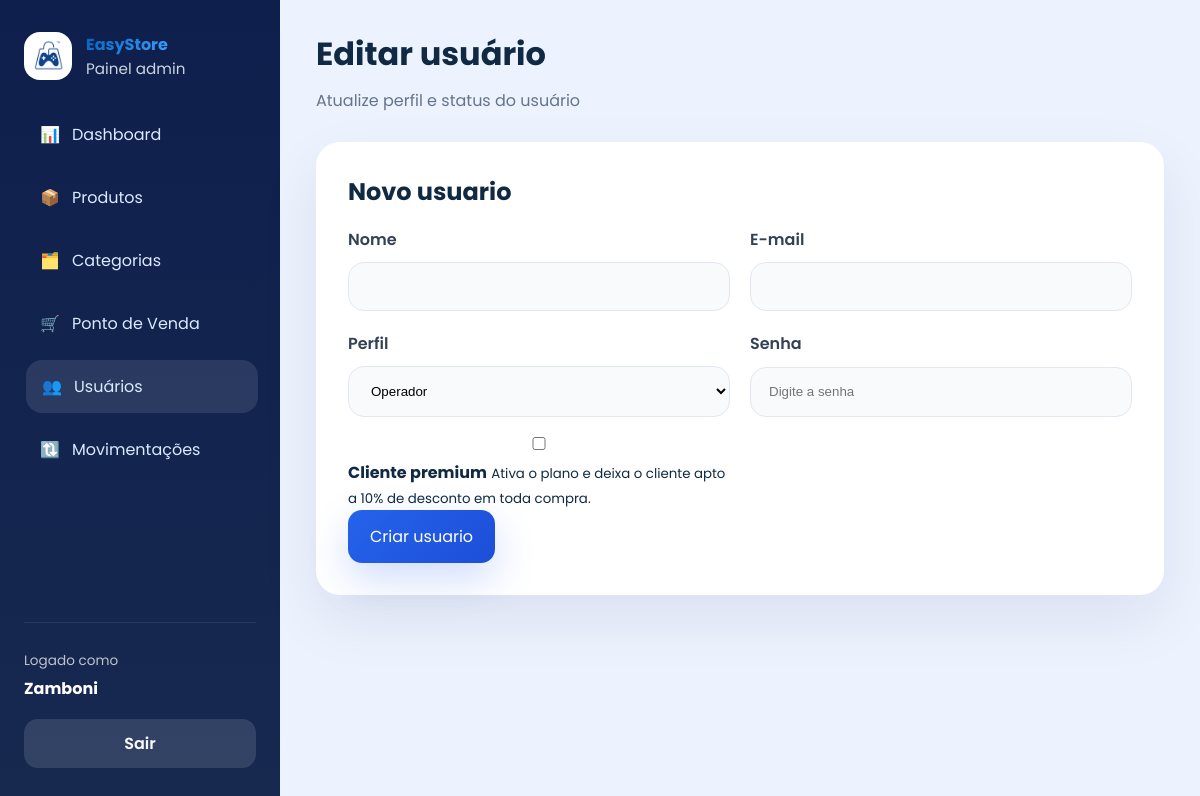
Page /usuarios/7/editar (signed in) on the earlier database version.
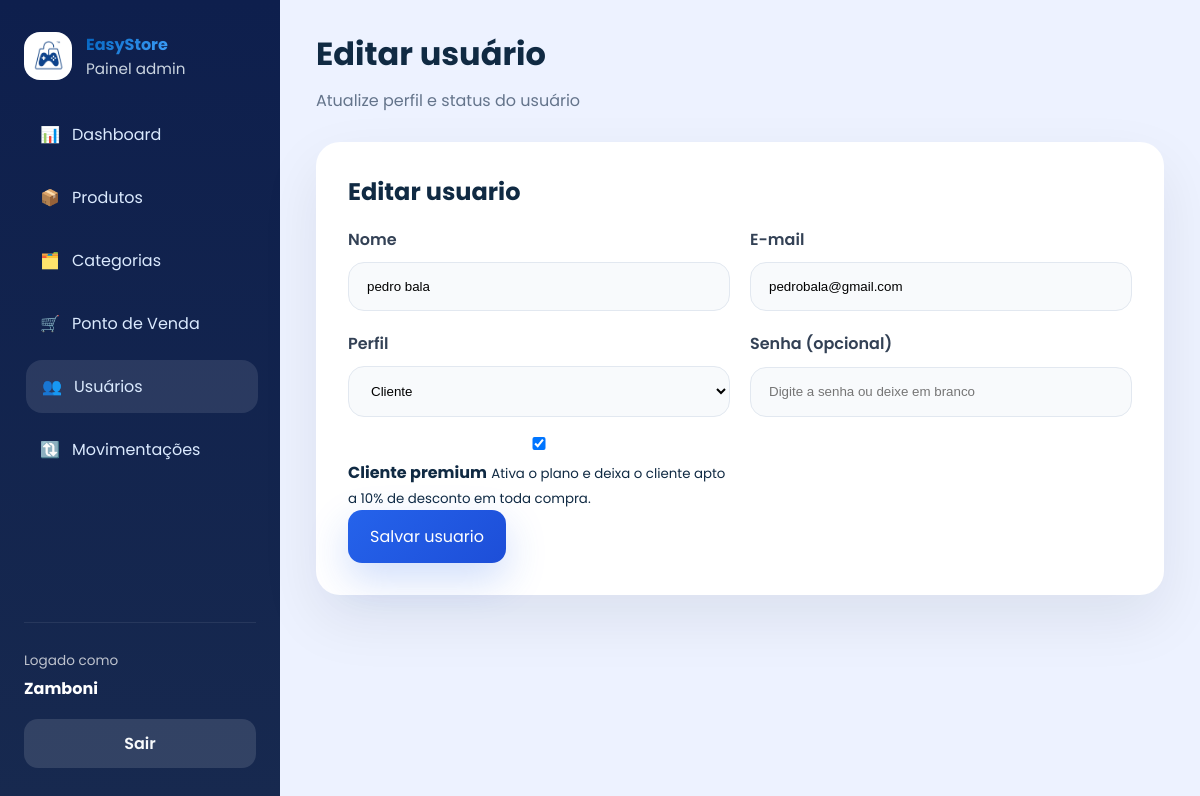
Same page on the later database version.
### app/models/usuario.py (models this page shows)
class Usuario(Base):
    __tablename__ = "usuarios"
    id = Column(Integer, primary_key=True, autoincrement=True)
    nome = Column(String(167), nullable=False)
    email = Column(String(167), unique=True, index=True, nullable=False)
    senha_hash = Column(String(255), nullable=False)
    role = Column(String(20), nullable=False, default="operador")
    ativo = Column(Boolean, default=True)
    criado_em = Column(DateTime, server_default=func.now())
    xp_total = Column(Integer, nullable=False, default=0)
    nivel = Column(Integer, nullable=False, default=1)
    moedas_resgate = Column(Integer, nullable=False, default=0)
    cliente_perfil = relationship(
        "Cliente",
        back_populates="usuario",
        uselist=False,
    )

### app/models/cliente.py (models this page shows)
class Cliente(Base):
    __tablename__ = "clientes"
    id         = Column(Integer, primary_key=True, index=True)
    nome       = Column(String(150), nullable=False, index=True)
    email      = Column(String(167), nullable=True, unique=True, index=True)
    telefone   = Column(String(20), nullable=True)
    usuario_id = Column(
        Integer,
        ForeignKey("usuarios.id", ondelete="SET NULL"),
        nullable=True,
        unique=True,
    )
    is_associado = Column(Boolean, default=False, nullable=False)
    ativo      = Column(Boolean, default=True)
    criado_em  = Column(DateTime, server_default=func.now())
    usuario = relationship("Usuario", back_populates="cliente_perfil")
    vendas  = relationship("Venda", back_populates="cliente", lazy="select")

### app/controllers/admin_controller.py (the view)
@router.get("/{usuario_id}/editar")
def tela_editar_usuario(usuario_id: int, request: Request, db: Session = Depends(get_db), admin = Depends(get_admin)):
    usuario = db.query(Usuario).filter(Usuario.id == usuario_id).first()
    return templates.TemplateResponse(
        request,
        "admin/usuarios_form.html",
        {
            "request": request,
            "usuario": admin,
            "editando": usuario,
            "page_title": "Editar usuário",
            "page_subtitle": "Atualize perfil e status do usuário",
            "css_path": "css/cadastros.css",
            "active": "usuarios",
        }
    )

### app/templates/admin/usuarios_form.html (shortened to what this page needs)
{% extends "admin/base.html" %}
{% block content %}
<div class="form-card">
  <h2>{% if editando %}Editar usuario{% else %}Novo usuario{% endif %}</h2>
  <form action="{% if editando %}/usuarios/{{ editando.id }}/editar{% else %}/usuarios/novo{% endif %}" method="post">
    <div class="form-grid">
      <div class="input-group">
        <label>Nome</label>
        <input type="text" name="nome" value="{{ editando.nome if editando else '' }}" required>
      </div>
      <div class="input-group">
        <label>E-mail</label>
        <input type="email" name="email" value="{{ editando.email if editando else '' }}" required>
      </div>
      <div class="input-group">
        <label>Perfil</label>
        <select name="role">
          <option value="operador" {% if editando and editando.role == 'operador' %}selected{% endif %}>Operador</option>
          <option value="cliente" {% if editando and editando.role == 'cliente' %}selected{% endif %}>Cliente</option>
        </select>
      </div>
      <div class="input-group">
        <label>Senha {% if editando %}(opcional){% endif %}</label>
        <input type="password" name="senha" placeholder="Digite a senha{% if editando %} ou deixe em branco{% endif %}">
      </div>
      <label class="input-group checkbox-card premium-admin-option">
        <input type="checkbox" name="plano_premium" value="true" {% if editando and editando.cliente_perfil and editando.cliente_perfil.is_associado %}checked{% endif %}>
        <span>
          <strong>Cliente premium</strong>
          <small>Ativa o plano e deixa o cliente apto a 10% de desconto em toda compra.</small>
        </span>
      </label>
    </div>
    <button type="submit" class="btn btn-primary">{% if editando %}Salvar usuario{% else %}Criar usuario{% endif %}</button>
  </form>
</div>
{% endblock %}

Differences in the rows shown:
added Usuario: nome "pedro bala", email "pedrobala@gmail.com", role "Cliente"
added Cliente: is_associado "☑"
Other differences:
form field role: "Operador" → (not shown)
form field plano_premium: "☐" → (not shown)
text no longer shown: "Novo usuario Criar usuario"
text now shown: "Editar usuario (opcional) Salvar usuario"
